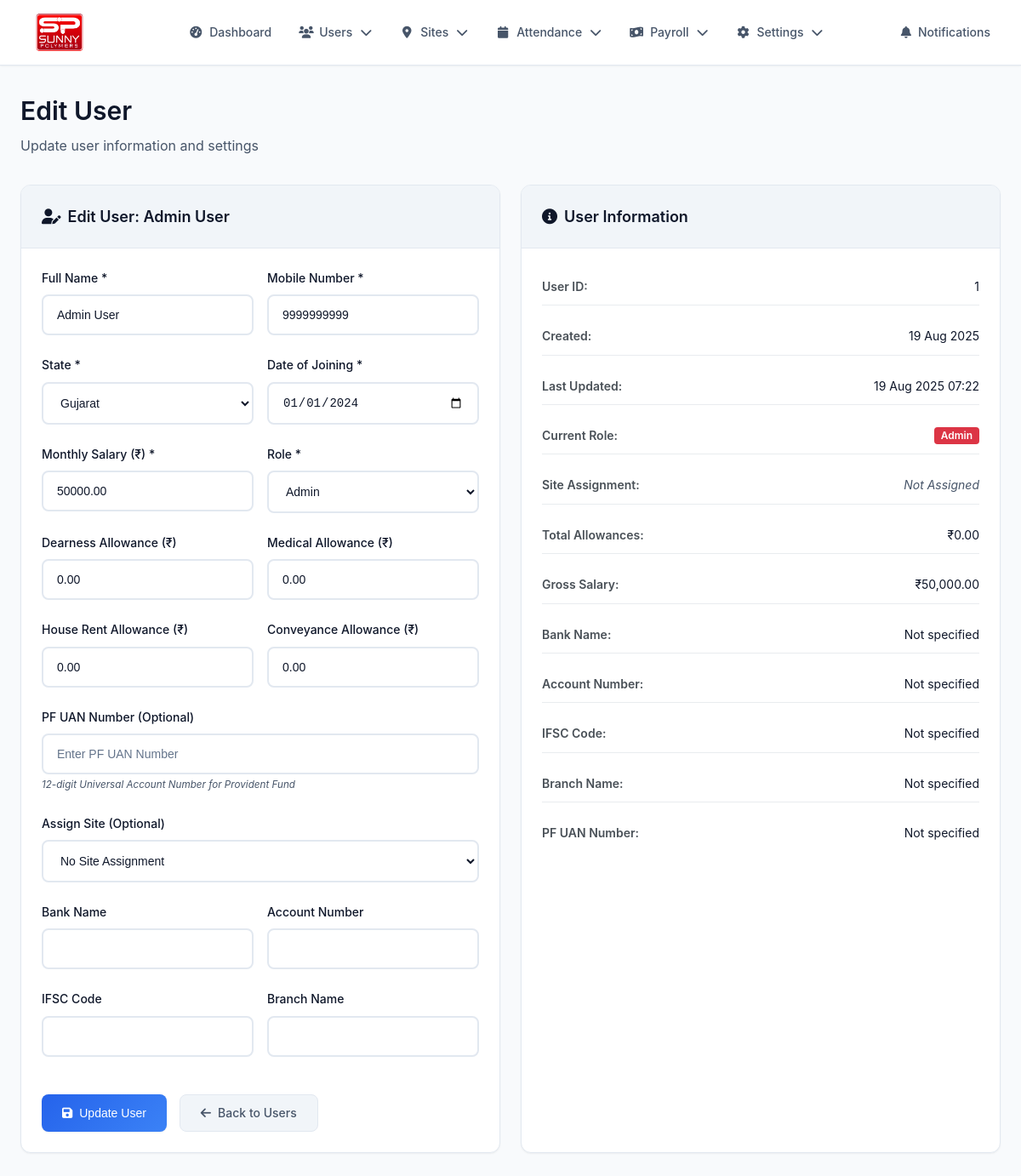
Page /edit_user.php?id=1 (signed in) on the committed database.
### tables this page shows
CREATE TABLE users (
    id INT AUTO_INCREMENT PRIMARY KEY,
    name VARCHAR(100) NOT NULL,
    mobile VARCHAR(15) UNIQUE NOT NULL,
    password VARCHAR(255) NOT NULL,
    role ENUM('admin', 'staff', 'worker') DEFAULT 'worker',
    state VARCHAR(50) NOT NULL,
    date_of_joining DATE NOT NULL,
    salary DECIMAL(10,2) NOT NULL,
    dearness_allowance DECIMAL(10,2) DEFAULT 0.00,
    medical_allowance DECIMAL(10,2) DEFAULT 0.00,
    house_rent_allowance DECIMAL(10,2) DEFAULT 0.00,
    conveyance_allowance DECIMAL(10,2) DEFAULT 0.00,
    pf_uan_number VARCHAR(30) DEFAULT NULL,
    overtime_rate DECIMAL(10,2) DEFAULT 0.00,
    bank_name VARCHAR(100) DEFAULT NULL,
    account_number VARCHAR(30) DEFAULT NULL,
    ifsc_code VARCHAR(20) DEFAULT NULL,
    branch_name VARCHAR(100) DEFAULT NULL,
    site_id INT NULL,
    created_at TIMESTAMP DEFAULT CURRENT_TIMESTAMP,
    updated_at TIMESTAMP DEFAULT CURRENT_TIMESTAMP ON UPDATE CURRENT_TIMESTAMP,
    INDEX idx_mobile (mobile),
    INDEX idx_role (role),
    INDEX idx_site (site_id)
);

### includes/auth.php (called while the page is built, shortened)
<?php
function has_role($role) {
    return isset($_SESSION['user_role']) && $_SESSION['user_role'] === $role;
}
function is_admin() {
    return has_role('admin');
}
?>

### edit_user.php (the view, shortened to what this page needs)
<?php
require_once 'includes/db.php';
require_once 'includes/auth.php';
require_once 'includes/navigation.php';
$user_id = isset($_GET['id']) ? (int)$_GET['id'] : 0;
$stmt = $conn->prepare("SELECT * FROM users WHERE id = ?");
$stmt->bind_param("i", $user_id);
$stmt->execute();
$user = $stmt->get_result()->fetch_assoc();
?>
<!DOCTYPE html>
<html lang="en">
<head>
    <link rel="stylesheet" href="assets/style.css">
    <link rel="stylesheet" href="https://cdnjs.cloudflare.com/ajax/libs/font-awesome/6.0.0/css/all.min.css">
</head>
<body>
    <div class="dashboard-container">
        <nav class="navbar">
            <?php echo getNavigationMenu('edit_user'); ?>
        </nav>
        <div class="main-content">
            <div class="page-header">
                <h1 class="page-title">Edit User</h1>
                <p class="page-subtitle">Update user information and settings</p>
            </div>
            <div class="grid grid-2">
                <div class="card">
                    <div class="card-header">
                        <h3 class="card-title">
                            <i class="fas fa-user-edit"></i>
                            Edit User: <?php echo htmlspecialchars($user['name']); ?>
                        </h3>
                    </div>
                    <div class="card-body">
                        <form method="POST" class="form">
                            <div class="form-row">
                                <div class="form-group">
                                    <label for="name">Full Name *</label>
                                    <input type="text" id="name" name="name" class="form-control" value="<?php echo htmlspecialchars($user['name']); ?>" required>
                                </div>
                                <div class="form-group">
                                    <label for="mobile">Mobile Number *</label>
                                    <input type="text" id="mobile" name="mobile" class="form-control" value="<?php echo htmlspecialchars($user['mobile']); ?>" placeholder="10 digits" maxlength="10" required>
                                </div>
                            </div>
                            <div class="form-row">
                                <div class="form-group">
                                    <label for="state">State *</label>
                                    <select id="state" name="state" class="form-control" required>
                                        <option value="Gujarat" <?php echo $user['state'] == 'Gujarat' ? 'selected' : ''; ?>>Gujarat</option>
                                    </select>
                                </div>
                                <div class="form-group">
                                    <label for="date_of_joining">Date of Joining *</label>
                                    <input type="date" id="date_of_joining" name="date_of_joining" class="form-control" value="<?php echo htmlspecialchars($user['date_of_joining']); ?>" required>
                                </div>
                            </div>
                            <div class="form-row">
                                <div class="form-group">
                                    <label for="salary">Monthly Salary (₹) *</label>
                                    <input type="number" id="salary" name="salary" class="form-control" value="<?php echo htmlspecialchars($user['salary']); ?>" min="0" step="0.01" required>
                                </div>
                                <div class="form-group">
                                    <label for="role">Role *</label>
                                    <select id="role" name="role" class="form-control" required>
                                        <option value="admin" <?php echo $user['role'] == 'admin' ? 'selected' : ''; ?>>Admin</option>
                                    </select>
                                </div>
                            </div>
                            <div class="form-row">
                                <div class="form-group">
                                    <label for="dearness_allowance">Dearness Allowance (₹)</label>
                                    <input type="number" id="dearness_allowance" name="dearness_allowance" class="form-control" value="<?php echo htmlspecialchars($user['dearness_allowance'] ?? '0'); ?>" min="0" step="0.01" placeholder="0.00">
                                </div>
                                <div class="form-group">
                                    <label for="medical_allowance">Medical Allowance (₹)</label>
                                    <input type="number" id="medical_allowance" name="medical_allowance" class="form-control" value="<?php echo htmlspecialchars($user['medical_allowance'] ?? '0'); ?>" min="0" step="0.01" placeholder="0.00">
                                </div>
                            </div>
                            <div class="form-row">
                                <div class="form-group">
                                    <label for="house_rent_allowance">House Rent Allowance (₹)</label>
                                    <input type="number" id="house_rent_allowance" name="house_rent_allowance" class="form-control" value="<?php echo htmlspecialchars($user['house_rent_allowance'] ?? '0'); ?>" min="0" step="0.01" placeholder="0.00">
                                </div>
                                <div class="form-group">
                                    <label for="conveyance_allowance">Conveyance Allowance (₹)</label>
                                    <input type="number" id="conveyance_allowance" name="conveyance_allowance" class="form-control" value="<?php echo htmlspecialchars($user['conveyance_allowance'] ?? '0'); ?>" min="0" step="0.01" placeholder="0.00">
                                </div>
                            </div>
                            <div class="form-group">
                                <label for="pf_uan_number">PF UAN Number (Optional)</label>
                                <input type="text" id="pf_uan_number" name="pf_uan_number" class="form-control" value="<?php echo htmlspecialchars($user['pf_uan_number'] ?? ''); ?>" placeholder="Enter PF UAN Number" maxlength="30">
                                <small class="form-text text-muted">12-digit Universal Account Number for Provident Fund</small>
                            </div>
                            <div class="form-group">
                                <label for="site_id">Assign Site (Optional)</label>
                                <select id="site_id" name="site_id" class="form-control">
                                    <option value="">No Site Assignment</option>
                                </select>
                            </div>
                            <div class="form-row">
                                <div class="form-group">
                                    <label for="bank_name">Bank Name</label>
                                    <input type="text" id="bank_name" name="bank_name" class="form-control" value="<?php echo htmlspecialchars($user['bank_name'] ?? ''); ?>">
                                </div>
                                <div class="form-group">
                                    <label for="account_number">Account Number</label>
                                    <input type="text" id="account_number" name="account_number" class="form-control" value="<?php echo htmlspecialchars($user['account_number'] ?? ''); ?>">
                                </div>
                            </div>
                            <div class="form-row">
                                <div class="form-group">
                                    <label for="ifsc_code">IFSC Code</label>
                                    <input type="text" id="ifsc_code" name="ifsc_code" class="form-control" value="<?php echo htmlspecialchars($user['ifsc_code'] ?? ''); ?>">
                                </div>
                                <div class="form-group">
                                    <label for="branch_name">Branch Name</label>
                                    <input type="text" id="branch_name" name="branch_name" class="form-control" value="<?php echo htmlspecialchars($user['branch_name'] ?? ''); ?>">
                                </div>
                            </div>
                            <div class="form-actions">
                                <button type="submit" class="btn btn-primary">
                                    <i class="fas fa-save"></i>
                                    Update User
                                </button>
                                <a href="add_user.php" class="btn btn-secondary">
                                    <i class="fas fa-arrow-left"></i>
                                    Back to Users
                                </a>
                            </div>
                        </form>
                    </div>
                </div>
                <div class="card">
                    <div class="card-header">
                        <h3 class="card-title">
                            <i class="fas fa-info-circle"></i>
                            User Information
                        </h3>
                    </div>
                    <div class="card-body">
                        <div class="user-info">
                            <div class="info-item">
                                <label>User ID:</label>
                                <span><?php echo $user['id']; ?></span>
                            </div>
                            <div class="info-item">
                                <label>Created:</label>
                                <span><?php echo date('d M Y', strtotime($user['created_at'])); ?></span>
                            </div>
                            <div class="info-item">
                                <label>Last Updated:</label>
                                <span><?php echo date('d M Y H:i', strtotime($user['updated_at'])); ?></span>
                            </div>
                            <div class="info-item">
                                <label>Current Role:</label>
                                <span class="badge badge-<?php echo $user['role'] == 'admin' ? 'danger' : ($user['role'] == 'staff' ? 'warning' : 'primary'); ?>">
                                    <?php echo ucfirst($user['role']); ?>
                                </span>
                            </div>
                            <div class="info-item">
                                <label>Site Assignment:</label>
                                <span>
                                    <?php
                                    if ($user['site_id']) {
                                        $site_stmt = $conn->prepare("SELECT name FROM sites WHERE id = ?");
                                        $site_stmt->bind_param("i", $user['site_id']);
                                        $site_stmt->execute();
                                        $site_result = $site_stmt->get_result()->fetch_assoc();
                                        echo htmlspecialchars($site_result['name'] ?? 'Unknown Site');
                                    } else {
                                        echo '<span class="text-muted">Not Assigned</span>';
                                    }
                                    ?>
                                </span>
                            </div>
                            <div class="info-item">
                                <label>Total Allowances:</label>
                                <span>
                                    <?php
                                    $total_allowances = ($user['dearness_allowance'] ?? 0) +
                                                      ($user['medical_allowance'] ?? 0) +
                                                      ($user['house_rent_allowance'] ?? 0) +
                                                      ($user['conveyance_allowance'] ?? 0);
                                    echo '₹' . number_format($total_allowances, 2);
                                    ?>
                                </span>
                            </div>
                            <div class="info-item">
                                <label>Gross Salary:</label>
                                <span>
                                    <?php
                                    $gross_salary = ($user['salary'] ?? 0) + $total_allowances;
                                    echo '₹' . number_format($gross_salary, 2);
                                    ?>
                                </span>
                            </div>
                            <div class="info-item">
                                <label>Bank Name:</label>
                                <span><?php echo htmlspecialchars($user['bank_name'] ?? 'Not specified'); ?></span>
                            </div>
                            <div class="info-item">
                                <label>Account Number:</label>
                                <span><?php echo htmlspecialchars($user['account_number'] ?? 'Not specified'); ?></span>
                            </div>
                            <div class="info-item">
                                <label>IFSC Code:</label>
                                <span><?php echo htmlspecialchars($user['ifsc_code'] ?? 'Not specified'); ?></span>
                            </div>
                            <div class="info-item">
                                <label>Branch Name:</label>
                                <span><?php echo htmlspecialchars($user['branch_name'] ?? 'Not specified'); ?></span>
                            </div>
                            <div class="info-item">
                                <label>PF UAN Number:</label>
                                <span><?php echo htmlspecialchars($user['pf_uan_number'] ?? 'Not specified'); ?></span>
                            </div>
                        </div>
                    </div>
                </div>
            </div>
        </div>
    </div>
</body>
</html>

### rows in the picture
users: name "Admin User", mobile "9999999999", state "Gujarat", date_of_joining "01/01/2024", salary "50000.00", role "Admin", dearness_allowance "0.00", medical_allowance "0.00", house_rent_allowance "0.00", conveyance_allowance "0.00", id "1", created_at "19 Aug 2025", updated_at "19 Aug 2025 07:22", gross_salary "50,000.00", bank_name "Not specified", account_number "Not specified", ifsc_code "Not specified", branch_name "Not specified", pf_uan_number "Not specified"
